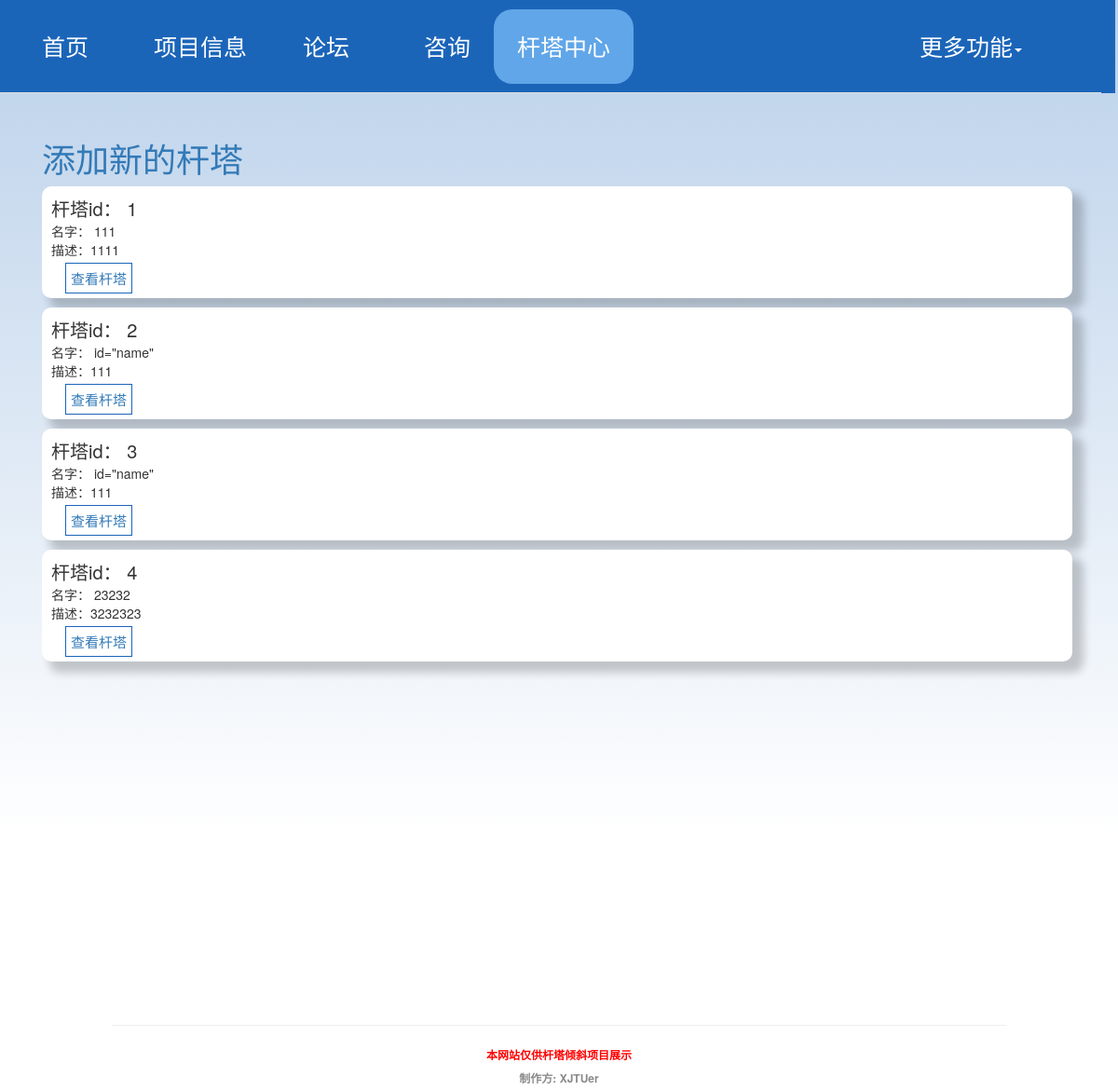
The app's page /towerCenter, older data.
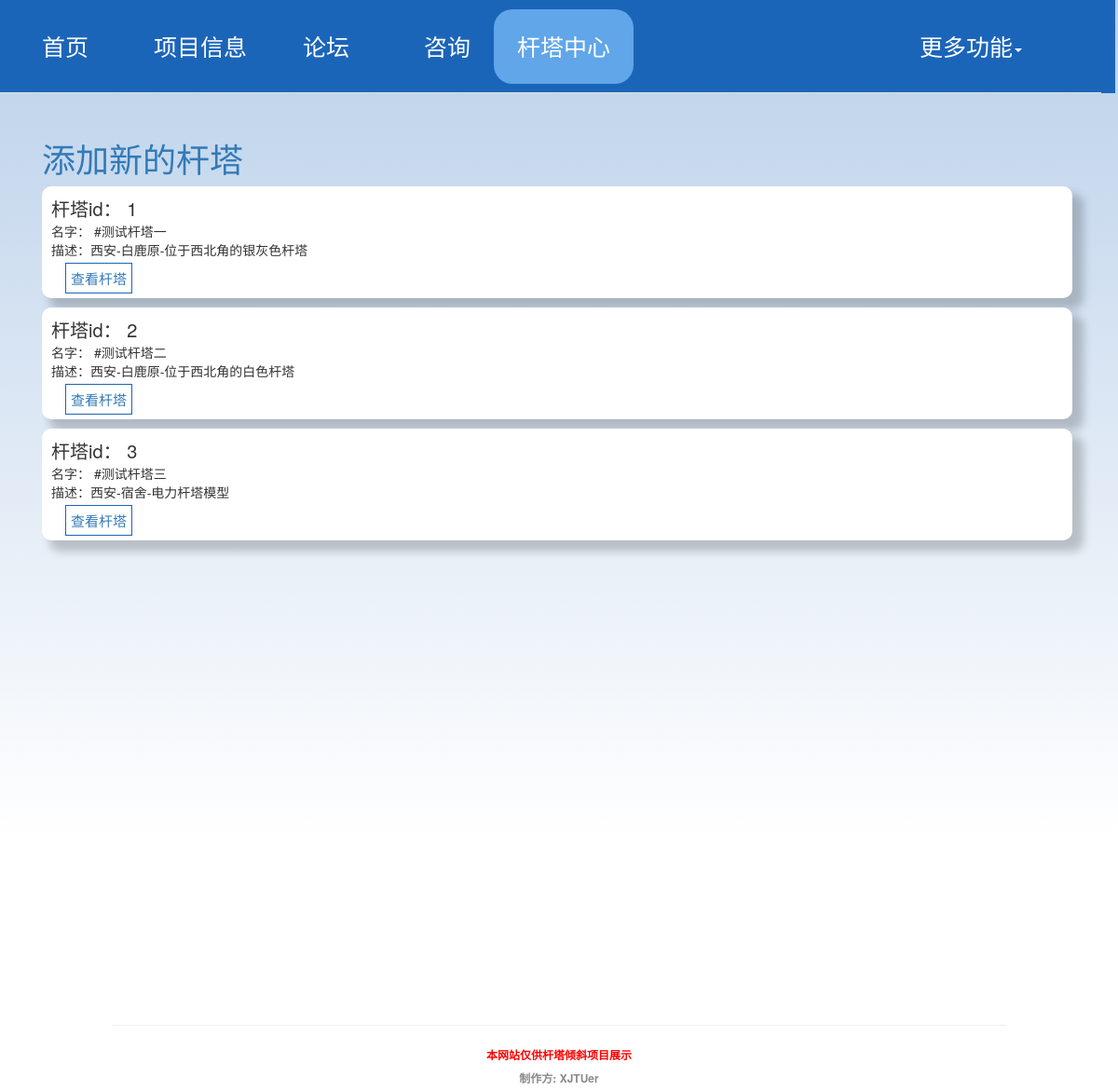
The same page, newer data.
### appdir/models.py (models this page shows)
class Tower(db.Model):
    id = db.Column(db.Integer, primary_key=True)
    name = db.Column(db.String(100), index=True)
    description = db.Column(db.String(100), index=True)

### appdir/routes.py (the view)
@app.route('/towerCenter', methods=['GET', 'POST'])
def towerCenter():  # put application's code here
    return render_template('TowerTiltCenter/towerCenter.html', towers=get_all_tower())

### appdir/utils/util.py (called while the page is built)
def get_all_tower():
    towers = Tower.query.all()
    tower_data = []
    for tower in towers:
        tower_data.append({
            'id': tower.id,
            'name': tower.name,
            'description': tower.description,
        })
    return tower_data

### appdir/templates/TowerTiltCenter/towerCenter.html (shortened to what this page needs)
{% extends 'base.html' %}
{% block content %}
<link href="../static/css/forum.css" media="all" rel="stylesheet" type="text/css">
<div class="container">
    <h1 style="margin-top:150px;margin-left:30px;">
        <div><a href="/addTower">添加新的杆塔</a></div>
    </h1>
    <div class="forum-container">
        <div class="left_row">
            <div class="forum-info">
                {% for tower in towers %}
                <div class="forum-msg">
                    <div class="content">
                        <div class="title">杆塔id： {{ tower.id }}</div>
                        <div class="text">名字： {{ tower.name }}</div>
                        <div class="text" id={{ tower.id }}>描述：{{ tower.description }}</div>
                        <div class="otherItem">
                            <a class="check-answer" href="/towerDetail{{ tower.id }}">查看杆塔</a>
                        </div>
                    </div>
                </div>
                {% endfor %}
            </div>
        </div>
    </div>
</div>
{% endblock %}

Row changes from the older to the newer data that the page shows:
removed Tower: id "4", name "23232", description "3232323"
changed Tower id 1: name "111" → "#测试杆塔一"; description "1111" → "西安-白鹿原-位于西北角的银灰色杆塔"
changed Tower id 2: name "id=\"name\"" → "#测试杆塔二"; description "111" → "西安-白鹿原-位于西北角的白色杆塔"
changed Tower id 3: name "id=\"name\"" → "#测试杆塔三"; description "111" → "西安-宿舍-电力杆塔模型"
